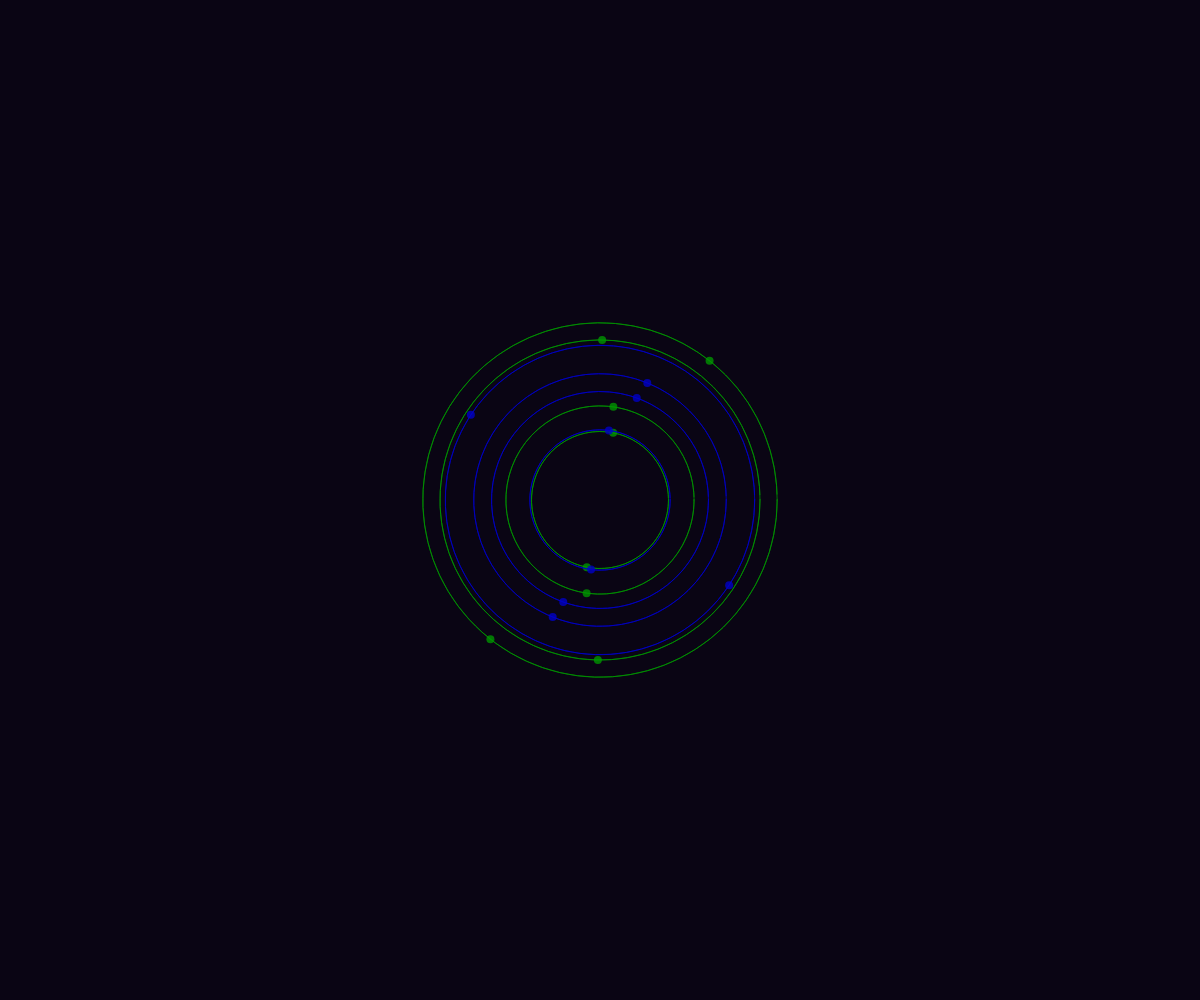
Frame 1 (no input)
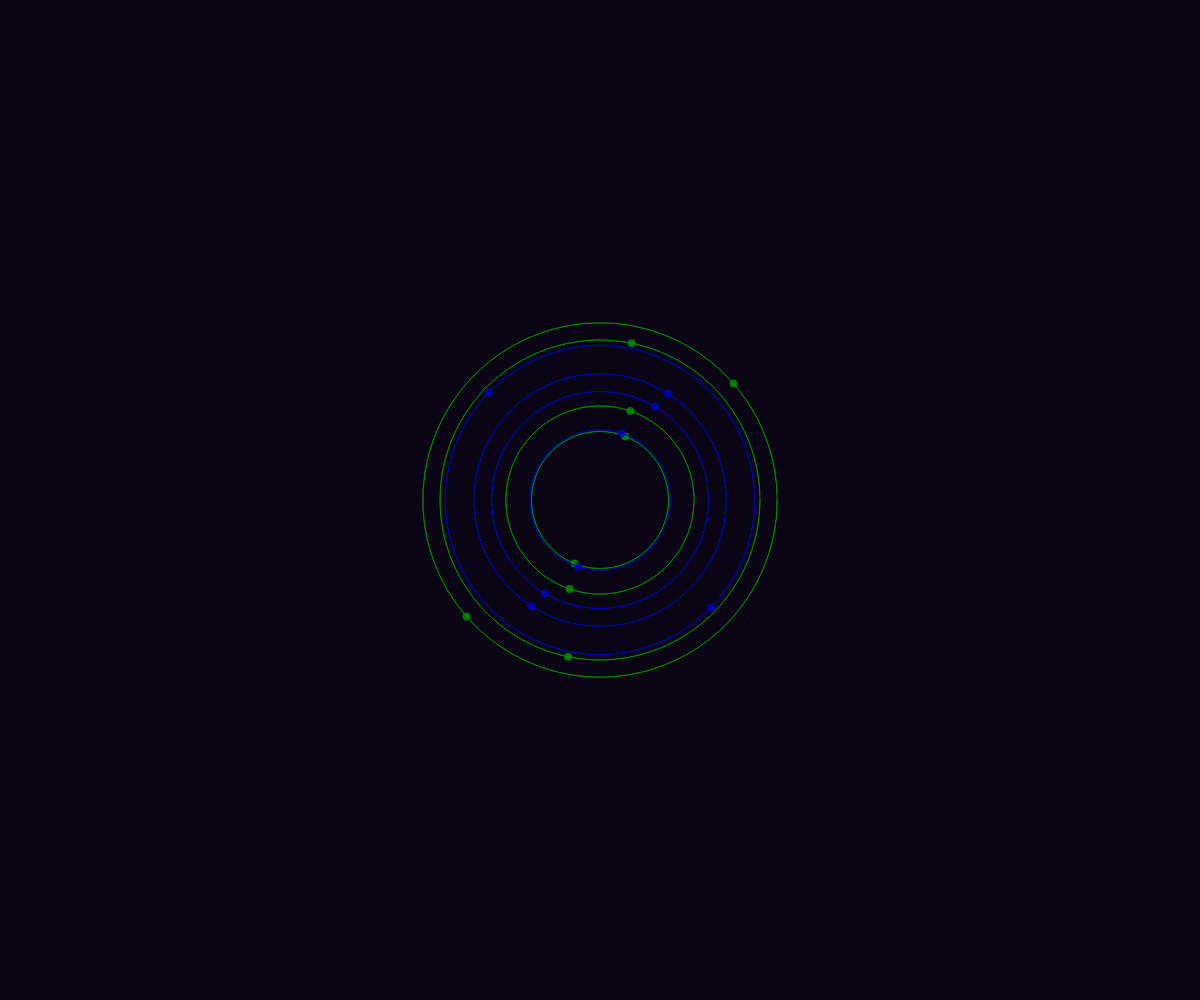
Frame 60 (no input)
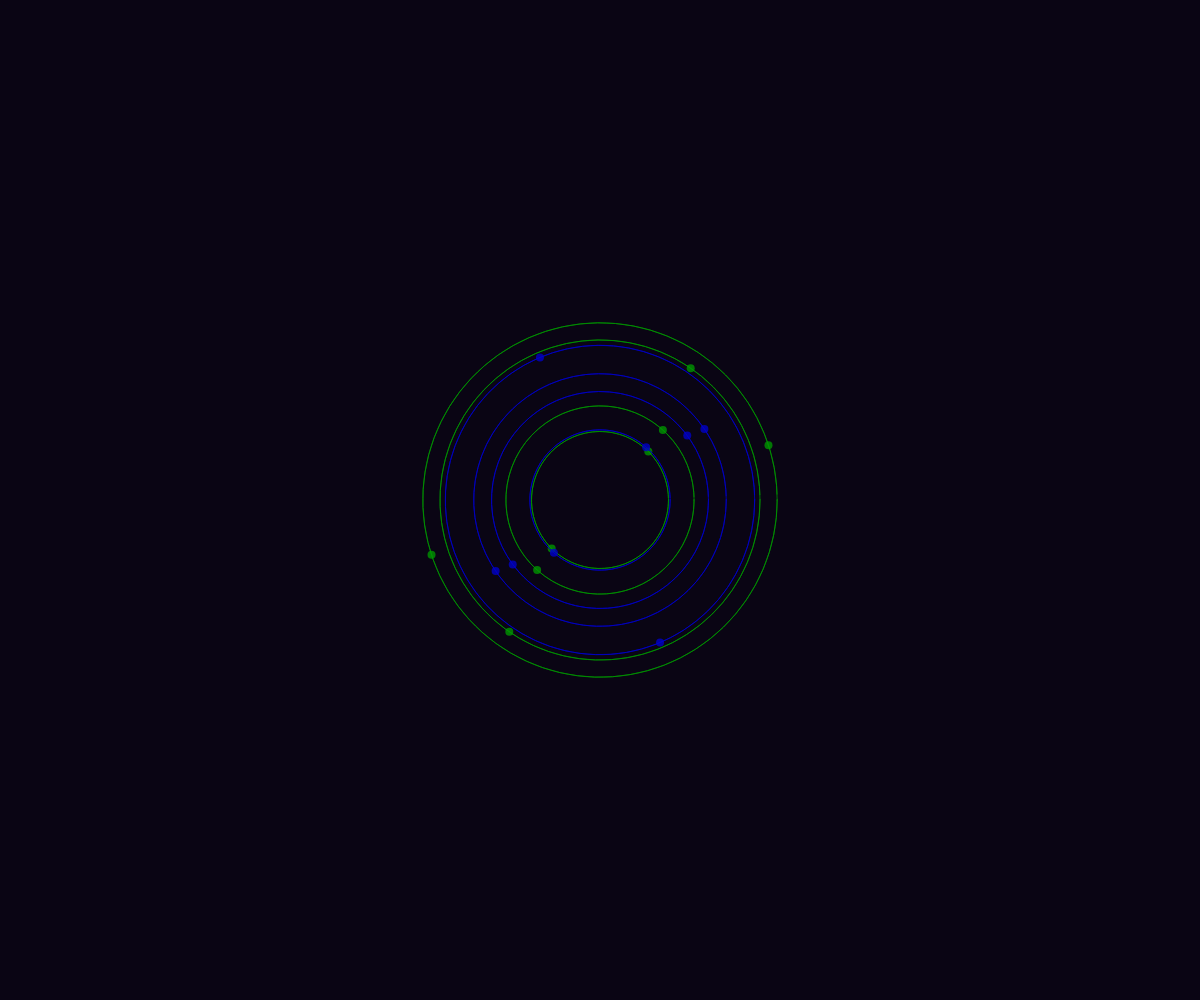
Frame 120 (the mouse pressed at the canvas centre since frame 60)

The p5.js sketch that drew these frames (run headless with seeded random() and noise() and a simulated clock; from frame 60 on, the mouse is pressed at the canvas centre):

// p5.js sketch
// ── sketch.js
let time = 0;
let orbits = [];

function setup() {
  createCanvas(windowWidth, windowHeight);
  angleMode(RADIANS);

  // Initialize orbits with different parameters for celestial dance
  for (let i = 0; i < 8; i++) {
    orbits.push({
      radius: random(60, 200),
      speed: random(0.005, 0.02),
      phase: random(TWO_PI),
      color: i % 2 === 0 ? color(0, 150, 0, 200) : color(0, 0, 200, 200)
    });
  }
}

function draw() {
  background(10, 5, 20);

  // Center of the canvas
  const centerX = width / 2;
  const centerY = height / 2;

  // Draw spirograph patterns with glowing orbits
  for (let i = 0; i < orbits.length; i++) {
    const orbit = orbits[i];
    time += orbit.speed;

    // Calculate positions of two celestial bodies in orbit
    const x1 = centerX + cos(time * 2 + orbit.phase) * orbit.radius;
    const y1 = centerY + sin(time * 2 + orbit.phase) * orbit.radius;
    const x2 = centerX + cos(time * 2 + orbit.phase + PI) * orbit.radius;
    const y2 = centerY + sin(time * 2 + orbit.phase + PI) * orbit.radius;

    // Draw orbit path
    stroke(orbit.color);
    noFill();
    beginShape();
    for (let a = 0; a < TWO_PI; a += 0.05) {
      const x = centerX + cos(a) * orbit.radius;
      const y = centerY + sin(a) * orbit.radius;
      vertex(x, y);
    }
    endShape();

    // Draw connecting lines between celestial points
    stroke(orbit.color);
    noFill();
    beginShape();
    for (let a = 0; a < TWO_PI; a += 0.1) {
      const x = centerX + cos(a) * orbit.radius;
      const y = centerY + sin(a) * orbit.radius;
      vertex(x, y);
    }
    endShape(CLOSE);

    // Draw glowing celestial bodies
    fill(orbit.color);
    noStroke();
    ellipse(x1, y1, 8);
    ellipse(x2, y2, 8);
  }

  // Update time for next frame
  time += 0.002;
}

function windowResized() {
  resizeCanvas(windowWidth, windowHeight);
}
